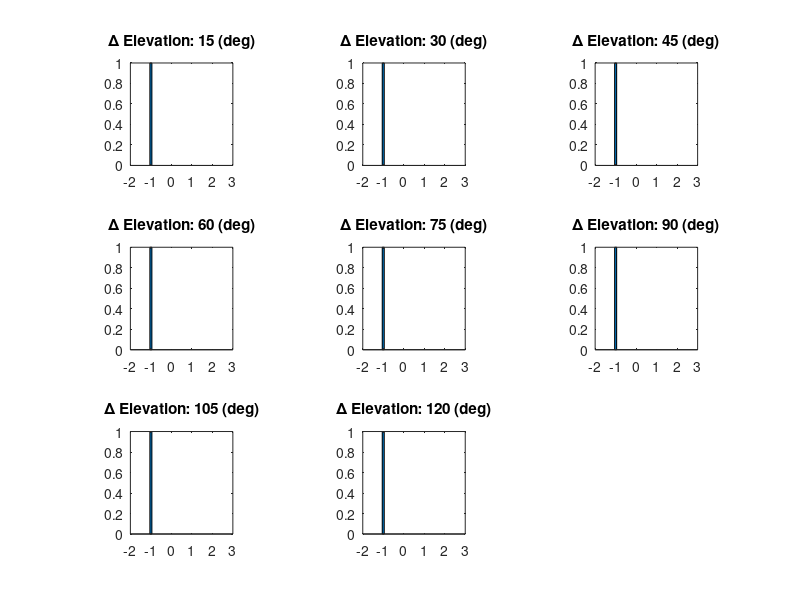

Here is the MATLAB script that generated this plot:
function DblSndsCausal
close all
clear all
clc

%% Initialization
sa		= 11; % Sigma of auditory stimulus
pD		= 0.95;
A1      = -50:15:70;
A2      = -50:15:70;
[A1,A2] = meshgrid(A1,A2);
A1      = A1(:);
A2      = A2(:);
sel		= A1==A2;
A1		= A1(~sel);
A2		= A2(~sel);

if nargin<7
	Nrep = 10000; % Number of repetitions in Monte Carlo
end

%% Monte Carlo Generative Model
% Simulate Nrep number of trials per AV-condition
% Each trial yields an internal estimate of the auditory, xa, or visual
% stimulus, xv. These estimates are generated according to the generative
% model (see Koerding et al. 2007).

Ncond				= length(A1);        % Number of AV-conditions
x1					= NaN(Nrep,Ncond);  % Internal Representation of Visual Stimulus
x2					= x1;               % Internal Representation of Auditory Stimulus
S1					= x1;               % Actual A Stimulus per trial
S2					= x2;               % Actual V Stimulus per trial
for i				= 1:Ncond
	a1              = sa.*randn(Nrep,1)+A1(i);
	a2              = sa.*randn(Nrep,1)+A2(i);
	x1(1:Nrep,i)    = a1;
	x2(1:Nrep,i)    = a2;
	S1(1:Nrep,i)	= A1(i);
	S2(1:Nrep,i)	= A2(i);
end

%% Estimating the Probability of a common cause
% Likelihood of common cause; probability of xa and xv occurring given a
% common cause
px1Gc1				= (1/(2*pi*sa)) * exp (-.5 * x1.^2/sa^2);
px2Gc1				= (1/(2*pi*sa)) * exp (-.5 * x2.^2/sa^2);

% Likelihood of separate cause; probability of xa and xv occurring given a
% separate cause
px1x2Gc2			= (1/(2*pi*sa*sa)) * exp (-.5 * (x1.^2/sa^2 + x2.^2/sa^2));
% Inference following Bayes' rule:
pc2Gx1x2			= px1x2Gc2.*pD ./ (px1x2Gc2.*pD+px1Gc1.*((1-pD)/2)+px2Gc1.*((1-pD)/2));


R			= x1;
sel			= pc2Gx1x2>0.5;
R(~sel)		= 0.5*x1(~sel)+0.5*x2(~sel);

D = abs(A1-A2);
uD = unique(D);
x = -1:0.1:2;
for i = 1:length(uD)
	sel = D==uD(i);

	figure(1)
	subplot(3,3,i)
	N=hist(R(sel),x);
	N = N./sum(N);
	bar(x,N,1);
% 	xlim([-0.5 1.5]);
% 	ylim([0 0.2]);
	title(['\Delta Elevation: ' num2str(uD(i)) ' (deg)']);
	axis square

end


return
% 
% whos x1 x2 pc2Gx1x2
% figure(3)
% plot(pc2Gx1x2(:));
% axis square;
% hold on
% horline(0.5);
% 
% %% Optimally estimating the position
% est1Gc1 = (x1./sa^2)./(1/sa^2);
% est2Gc1 = (x2./sa^2)./(1/sa^2);
% est1Gc2 = (x1./sa^2+x2./sa^2)./(1/sa^2+1/sa^2);
% est2Gc2 = est1Gc2;
% 
% estV    = pc2Gx1x2.*est1Gc1+(1-pc2Gx1x2).*est1Gc2;
% estA    = pc2Gx1x2.*est2Gc1+(1-pc2Gx1x2).*est2Gc2;

D = abs(A1-A2);
uD = unique(D);
x = -1:0.1:2;
for i = 1:length(uD)
	sel = D==uD(i);
	T1 = A1(sel);
	T2 = A2(sel);
	R1 = estV(:,sel);
	R2 = estA(:,sel);
	AVG = 0.5*R1+0.5*R2;
	T1 = repmat(T1',size(R1,1),1);
	T2 = repmat(T2',size(R1,1),1);
	AVG = (AVG-T1)./(T2-T1);
	AVG = AVG(:);

	R1 = (R1-T1)./(T2-T1);
	R2 = (R2-T1)./(T2-T1);
	est = [R1;R2];
	est = est(:);
	
	figure(1)
	subplot(3,3,i)
	N=hist(est,x);
	N = N./sum(N);
	bar(x,N,1);
	xlim([-0.5 1.5]);
	ylim([0 0.2]);
	title(['\Delta Elevation: ' num2str(uD(i)) ' (deg)']);
	axis square

	figure(2)
	subplot(3,3,i)
	N=hist(AVG,x);
	whos N
	N = N./sum(N);
	bar(x,N,1);
	xlim([-0.5 1.5]);
	ylim([0 0.2]);
	title(['\Delta Elevation: ' num2str(uD(i)) ' (deg)']);
	axis square
	% subplot(3,3,9)
	% plot(x,N);
	% hold on
	% axis square
end
